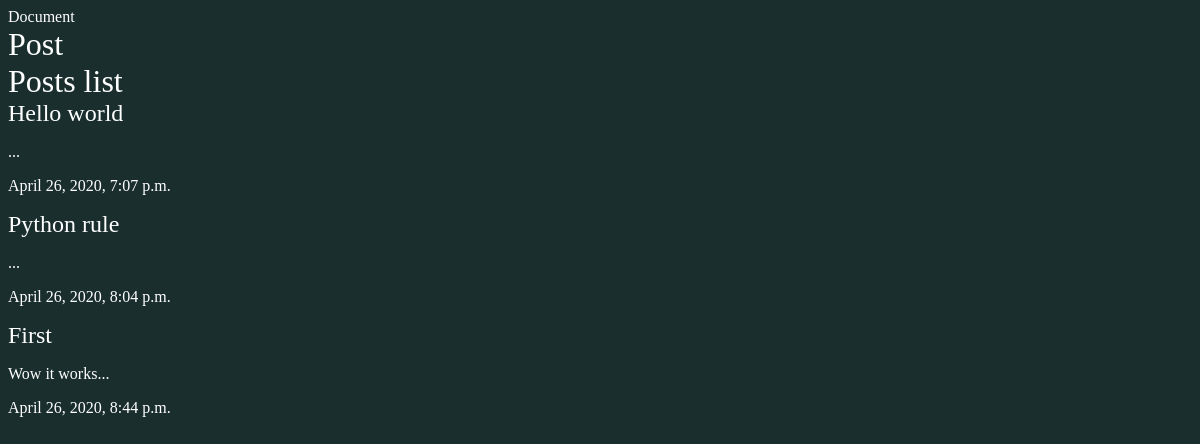
The app's page /posts/, older data.
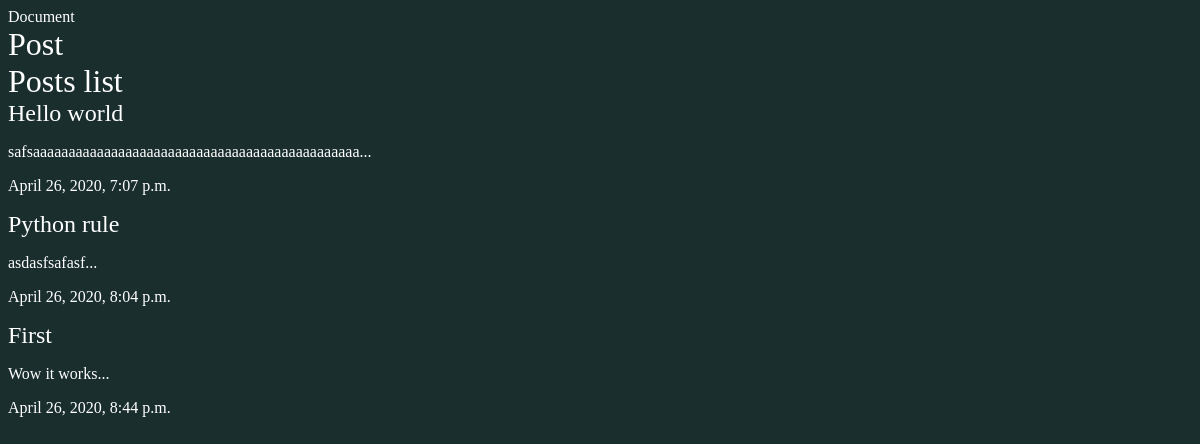
The same page, newer data.
### posts/models.py (models this page shows, shortened)
class Post(models.Model):
    title = models.CharField(max_length=100)
    slug = models.SlugField()
    body = models.TextField()
    date = models.DateTimeField(auto_now_add = True)
    def snippet(self):
        return self.body[:50]+ '...'

### posts/views.py (the view)
# urls.py: path('', views.posts_list, name="list"),
def posts_list(request):
    posts = Post.objects.all().order_by('date')
    return render(request, 'posts/posts_list.html', {'posts': posts}  )

### posts/templates/posts/posts_list.html
{%extends 'base_layout.html' %}
{% block content %}
<h1>Posts list</h1>
   <div class="posts">
      {% for post in posts %}
         <div class="post">
             <h2> <a href="{% url 'posts:details' slug=post.slug %}"> {{post.title}} </a> </h2>
             <p> {{ post.snippet}}</p>
             <p> {{post.date}}</p>
         </div>
      {%endfor%}
   </div>
{% endblock %}

Row changes from the older to the newer data that the page shows:
changed Post "Hello world": snippet "..." → "safsaaaaaaaaaaaaaaaaaaaaaaaaaaaaaaaaaaaaaaaaaaaaaa..."
changed Post "Python rule": snippet "..." → "asdasfsafasf..."
